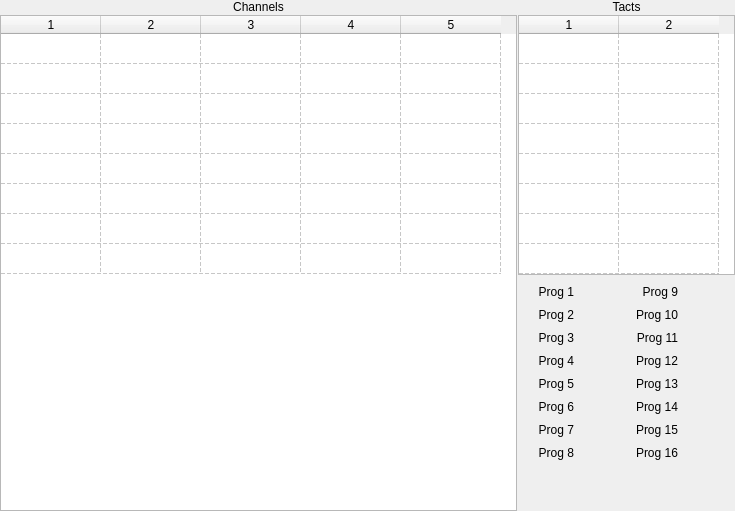
<?xml version="1.0" encoding="UTF-8"?>
<ui version="4.0">
 <class>ChannelsView</class>
 <widget class="QWidget" name="ChannelsView">
  <property name="geometry">
   <rect>
    <x>0</x>
    <y>0</y>
    <width>735</width>
    <height>511</height>
   </rect>
  </property>
  <property name="windowTitle">
   <string>Form</string>
  </property>
  <layout class="QHBoxLayout" name="horizontalLayout" stretch="19,8">
   <property name="spacing">
    <number>1</number>
   </property>
   <property name="leftMargin">
    <number>0</number>
   </property>
   <property name="topMargin">
    <number>0</number>
   </property>
   <property name="rightMargin">
    <number>0</number>
   </property>
   <property name="bottomMargin">
    <number>0</number>
   </property>
   <item>
    <layout class="QVBoxLayout" name="verticalLayout">
     <item>
      <widget class="QLabel" name="label">
       <property name="sizePolicy">
        <sizepolicy hsizetype="Preferred" vsizetype="Preferred">
         <horstretch>0</horstretch>
         <verstretch>0</verstretch>
        </sizepolicy>
       </property>
       <property name="text">
        <string>Channels</string>
       </property>
       <property name="alignment">
        <set>Qt::AlignCenter</set>
       </property>
      </widget>
     </item>
     <item>
      <widget class="QTableWidget" name="channelsWidget">
       <property name="sizePolicy">
        <sizepolicy hsizetype="Expanding" vsizetype="Expanding">
         <horstretch>0</horstretch>
         <verstretch>0</verstretch>
        </sizepolicy>
       </property>
       <property name="styleSheet">
        <string notr="true"/>
       </property>
       <property name="verticalScrollBarPolicy">
        <enum>Qt::ScrollBarAlwaysOff</enum>
       </property>
       <property name="horizontalScrollBarPolicy">
        <enum>Qt::ScrollBarAlwaysOff</enum>
       </property>
       <property name="sizeAdjustPolicy">
        <enum>QAbstractScrollArea::AdjustToContents</enum>
       </property>
       <property name="autoScrollMargin">
        <number>15</number>
       </property>
       <property name="selectionMode">
        <enum>QAbstractItemView::NoSelection</enum>
       </property>
       <property name="textElideMode">
        <enum>Qt::ElideMiddle</enum>
       </property>
       <property name="gridStyle">
        <enum>Qt::DashLine</enum>
       </property>
       <property name="rowCount">
        <number>8</number>
       </property>
       <property name="columnCount">
        <number>5</number>
       </property>
       <attribute name="horizontalHeaderStretchLastSection">
        <bool>false</bool>
       </attribute>
       <attribute name="verticalHeaderVisible">
        <bool>false</bool>
       </attribute>
       <row/>
       <row/>
       <row/>
       <row/>
       <row/>
       <row/>
       <row/>
       <row/>
       <column/>
       <column/>
       <column/>
       <column/>
       <column/>
      </widget>
     </item>
    </layout>
   </item>
   <item>
    <layout class="QVBoxLayout" name="verticalLayout_2" stretch="0,0,0,0">
     <item>
      <widget class="QLabel" name="label_2">
       <property name="sizePolicy">
        <sizepolicy hsizetype="Preferred" vsizetype="Minimum">
         <horstretch>1</horstretch>
         <verstretch>0</verstretch>
        </sizepolicy>
       </property>
       <property name="text">
        <string>Tacts</string>
       </property>
       <property name="alignment">
        <set>Qt::AlignCenter</set>
       </property>
      </widget>
     </item>
     <item>
      <widget class="QTableWidget" name="tactWidget">
       <property name="sizePolicy">
        <sizepolicy hsizetype="Expanding" vsizetype="Preferred">
         <horstretch>1</horstretch>
         <verstretch>0</verstretch>
        </sizepolicy>
       </property>
       <property name="minimumSize">
        <size>
         <width>0</width>
         <height>260</height>
        </size>
       </property>
       <property name="verticalScrollBarPolicy">
        <enum>Qt::ScrollBarAlwaysOff</enum>
       </property>
       <property name="horizontalScrollBarPolicy">
        <enum>Qt::ScrollBarAlwaysOff</enum>
       </property>
       <property name="selectionMode">
        <enum>QAbstractItemView::NoSelection</enum>
       </property>
       <property name="gridStyle">
        <enum>Qt::DashLine</enum>
       </property>
       <property name="rowCount">
        <number>8</number>
       </property>
       <property name="columnCount">
        <number>2</number>
       </property>
       <attribute name="verticalHeaderVisible">
        <bool>false</bool>
       </attribute>
       <row/>
       <row/>
       <row/>
       <row/>
       <row/>
       <row/>
       <row/>
       <row/>
       <column/>
       <column/>
      </widget>
     </item>
     <item>
      <layout class="QGridLayout" name="gridLayout" columnminimumwidth="0,0,0,0">
       <property name="leftMargin">
        <number>5</number>
       </property>
       <property name="topMargin">
        <number>5</number>
       </property>
       <property name="rightMargin">
        <number>5</number>
       </property>
       <property name="bottomMargin">
        <number>5</number>
       </property>
       <item row="4" column="0">
        <widget class="QLabel" name="label_5">
         <property name="text">
          <string>Prog 3</string>
         </property>
         <property name="alignment">
          <set>Qt::AlignRight|Qt::AlignTrailing|Qt::AlignVCenter</set>
         </property>
        </widget>
       </item>
       <item row="8" column="0">
        <widget class="QLabel" name="label_9">
         <property name="text">
          <string>Prog 7</string>
         </property>
         <property name="alignment">
          <set>Qt::AlignRight|Qt::AlignTrailing|Qt::AlignVCenter</set>
         </property>
        </widget>
       </item>
       <item row="0" column="1">
        <widget class="QPushButton" name="pushButton">
         <property name="text">
          <string/>
         </property>
         <property name="icon">
          <iconset resource="../resources.qrc">
           <normaloff>:/icons/resources/icons/sys_icon_selection.png</normaloff>:/icons/resources/icons/sys_icon_selection.png</iconset>
         </property>
         <property name="flat">
          <bool>true</bool>
         </property>
        </widget>
       </item>
       <item row="4" column="1">
        <widget class="QPushButton" name="pushButton_3">
         <property name="text">
          <string/>
         </property>
         <property name="icon">
          <iconset resource="../resources.qrc">
           <normaloff>:/icons/resources/icons/sys_icon_selection.png</normaloff>:/icons/resources/icons/sys_icon_selection.png</iconset>
         </property>
         <property name="flat">
          <bool>true</bool>
         </property>
        </widget>
       </item>
       <item row="3" column="1">
        <widget class="QPushButton" name="pushButton_2">
         <property name="text">
          <string/>
         </property>
         <property name="icon">
          <iconset resource="../resources.qrc">
           <normaloff>:/icons/resources/icons/sys_icon_selection.png</normaloff>:/icons/resources/icons/sys_icon_selection.png</iconset>
         </property>
         <property name="flat">
          <bool>true</bool>
         </property>
        </widget>
       </item>
       <item row="0" column="0">
        <widget class="QLabel" name="label_3">
         <property name="text">
          <string>Prog 1</string>
         </property>
         <property name="alignment">
          <set>Qt::AlignRight|Qt::AlignTrailing|Qt::AlignVCenter</set>
         </property>
        </widget>
       </item>
       <item row="5" column="1">
        <widget class="QPushButton" name="pushButton_4">
         <property name="text">
          <string/>
         </property>
         <property name="icon">
          <iconset resource="../resources.qrc">
           <normaloff>:/icons/resources/icons/sys_icon_selection.png</normaloff>:/icons/resources/icons/sys_icon_selection.png</iconset>
         </property>
         <property name="flat">
          <bool>true</bool>
         </property>
        </widget>
       </item>
       <item row="6" column="1">
        <widget class="QPushButton" name="pushButton_5">
         <property name="text">
          <string/>
         </property>
         <property name="icon">
          <iconset resource="../resources.qrc">
           <normaloff>:/icons/resources/icons/sys_icon_selection.png</normaloff>:/icons/resources/icons/sys_icon_selection.png</iconset>
         </property>
         <property name="flat">
          <bool>true</bool>
         </property>
        </widget>
       </item>
       <item row="3" column="2">
        <widget class="QLabel" name="label_12">
         <property name="text">
          <string>Prog 10</string>
         </property>
         <property name="alignment">
          <set>Qt::AlignRight|Qt::AlignTrailing|Qt::AlignVCenter</set>
         </property>
        </widget>
       </item>
       <item row="7" column="1">
        <widget class="QPushButton" name="pushButton_6">
         <property name="text">
          <string/>
         </property>
         <property name="icon">
          <iconset resource="../resources.qrc">
           <normaloff>:/icons/resources/icons/sys_icon_selection.png</normaloff>:/icons/resources/icons/sys_icon_selection.png</iconset>
         </property>
         <property name="flat">
          <bool>true</bool>
         </property>
        </widget>
       </item>
       <item row="8" column="1">
        <widget class="QPushButton" name="pushButton_7">
         <property name="text">
          <string/>
         </property>
         <property name="icon">
          <iconset resource="../resources.qrc">
           <normaloff>:/icons/resources/icons/sys_icon_selection.png</normaloff>:/icons/resources/icons/sys_icon_selection.png</iconset>
         </property>
         <property name="flat">
          <bool>true</bool>
         </property>
        </widget>
       </item>
       <item row="8" column="2">
        <widget class="QLabel" name="label_17">
         <property name="text">
          <string>Prog 15</string>
         </property>
         <property name="alignment">
          <set>Qt::AlignRight|Qt::AlignTrailing|Qt::AlignVCenter</set>
         </property>
        </widget>
       </item>
       <item row="3" column="0">
        <widget class="QLabel" name="label_4">
         <property name="text">
          <string>Prog 2</string>
         </property>
         <property name="alignment">
          <set>Qt::AlignRight|Qt::AlignTrailing|Qt::AlignVCenter</set>
         </property>
        </widget>
       </item>
       <item row="6" column="0">
        <widget class="QLabel" name="label_7">
         <property name="text">
          <string>Prog 5</string>
         </property>
         <property name="alignment">
          <set>Qt::AlignRight|Qt::AlignTrailing|Qt::AlignVCenter</set>
         </property>
        </widget>
       </item>
       <item row="7" column="0">
        <widget class="QLabel" name="label_8">
         <property name="text">
          <string>Prog 6</string>
         </property>
         <property name="alignment">
          <set>Qt::AlignRight|Qt::AlignTrailing|Qt::AlignVCenter</set>
         </property>
        </widget>
       </item>
       <item row="9" column="0">
        <widget class="QLabel" name="label_10">
         <property name="text">
          <string>Prog 8</string>
         </property>
         <property name="alignment">
          <set>Qt::AlignRight|Qt::AlignTrailing|Qt::AlignVCenter</set>
         </property>
        </widget>
       </item>
       <item row="6" column="2">
        <widget class="QLabel" name="label_15">
         <property name="text">
          <string>Prog 13</string>
         </property>
         <property name="alignment">
          <set>Qt::AlignRight|Qt::AlignTrailing|Qt::AlignVCenter</set>
         </property>
        </widget>
       </item>
       <item row="5" column="0">
        <widget class="QLabel" name="label_6">
         <property name="text">
          <string>Prog 4</string>
         </property>
         <property name="alignment">
          <set>Qt::AlignRight|Qt::AlignTrailing|Qt::AlignVCenter</set>
         </property>
        </widget>
       </item>
       <item row="5" column="2">
        <widget class="QLabel" name="label_14">
         <property name="text">
          <string>Prog 12</string>
         </property>
         <property name="alignment">
          <set>Qt::AlignRight|Qt::AlignTrailing|Qt::AlignVCenter</set>
         </property>
        </widget>
       </item>
       <item row="7" column="2">
        <widget class="QLabel" name="label_16">
         <property name="text">
          <string>Prog 14</string>
         </property>
         <property name="alignment">
          <set>Qt::AlignRight|Qt::AlignTrailing|Qt::AlignVCenter</set>
         </property>
        </widget>
       </item>
       <item row="9" column="1">
        <widget class="QPushButton" name="pushButton_8">
         <property name="text">
          <string/>
         </property>
         <property name="icon">
          <iconset resource="../resources.qrc">
           <normaloff>:/icons/resources/icons/sys_icon_selection.png</normaloff>:/icons/resources/icons/sys_icon_selection.png</iconset>
         </property>
         <property name="flat">
          <bool>true</bool>
         </property>
        </widget>
       </item>
       <item row="4" column="2">
        <widget class="QLabel" name="label_13">
         <property name="text">
          <string>Prog 11</string>
         </property>
         <property name="alignment">
          <set>Qt::AlignRight|Qt::AlignTrailing|Qt::AlignVCenter</set>
         </property>
        </widget>
       </item>
       <item row="9" column="2">
        <widget class="QLabel" name="label_18">
         <property name="text">
          <string>Prog 16</string>
         </property>
         <property name="alignment">
          <set>Qt::AlignRight|Qt::AlignTrailing|Qt::AlignVCenter</set>
         </property>
        </widget>
       </item>
       <item row="0" column="2">
        <widget class="QLabel" name="label_11">
         <property name="text">
          <string>Prog 9</string>
         </property>
         <property name="alignment">
          <set>Qt::AlignRight|Qt::AlignTrailing|Qt::AlignVCenter</set>
         </property>
        </widget>
       </item>
       <item row="0" column="3">
        <widget class="QPushButton" name="pushButton_9">
         <property name="text">
          <string/>
         </property>
         <property name="icon">
          <iconset resource="../resources.qrc">
           <normaloff>:/icons/resources/icons/sys_icon_selection.png</normaloff>:/icons/resources/icons/sys_icon_selection.png</iconset>
         </property>
         <property name="flat">
          <bool>true</bool>
         </property>
        </widget>
       </item>
       <item row="3" column="3">
        <widget class="QPushButton" name="pushButton_10">
         <property name="text">
          <string/>
         </property>
         <property name="icon">
          <iconset resource="../resources.qrc">
           <normaloff>:/icons/resources/icons/sys_icon_selection.png</normaloff>:/icons/resources/icons/sys_icon_selection.png</iconset>
         </property>
         <property name="autoDefault">
          <bool>false</bool>
         </property>
         <property name="flat">
          <bool>true</bool>
         </property>
        </widget>
       </item>
       <item row="4" column="3">
        <widget class="QPushButton" name="pushButton_11">
         <property name="text">
          <string/>
         </property>
         <property name="icon">
          <iconset resource="../resources.qrc">
           <normaloff>:/icons/resources/icons/sys_icon_selection.png</normaloff>:/icons/resources/icons/sys_icon_selection.png</iconset>
         </property>
         <property name="flat">
          <bool>true</bool>
         </property>
        </widget>
       </item>
       <item row="5" column="3">
        <widget class="QPushButton" name="pushButton_12">
         <property name="text">
          <string/>
         </property>
         <property name="icon">
          <iconset resource="../resources.qrc">
           <normaloff>:/icons/resources/icons/sys_icon_selection.png</normaloff>:/icons/resources/icons/sys_icon_selection.png</iconset>
         </property>
         <property name="flat">
          <bool>true</bool>
         </property>
        </widget>
       </item>
       <item row="6" column="3">
        <widget class="QPushButton" name="pushButton_13">
         <property name="text">
          <string/>
         </property>
         <property name="icon">
          <iconset resource="../resources.qrc">
           <normaloff>:/icons/resources/icons/sys_icon_selection.png</normaloff>:/icons/resources/icons/sys_icon_selection.png</iconset>
         </property>
         <property name="flat">
          <bool>true</bool>
         </property>
        </widget>
       </item>
       <item row="7" column="3">
        <widget class="QPushButton" name="pushButton_14">
         <property name="text">
          <string/>
         </property>
         <property name="icon">
          <iconset resource="../resources.qrc">
           <normaloff>:/icons/resources/icons/sys_icon_selection.png</normaloff>:/icons/resources/icons/sys_icon_selection.png</iconset>
         </property>
         <property name="flat">
          <bool>true</bool>
         </property>
        </widget>
       </item>
       <item row="8" column="3">
        <widget class="QPushButton" name="pushButton_15">
         <property name="text">
          <string/>
         </property>
         <property name="icon">
          <iconset resource="../resources.qrc">
           <normaloff>:/icons/resources/icons/sys_icon_selection.png</normaloff>:/icons/resources/icons/sys_icon_selection.png</iconset>
         </property>
         <property name="flat">
          <bool>true</bool>
         </property>
        </widget>
       </item>
       <item row="9" column="3">
        <widget class="QPushButton" name="pushButton_16">
         <property name="text">
          <string/>
         </property>
         <property name="icon">
          <iconset resource="../resources.qrc">
           <normaloff>:/icons/resources/icons/sys_icon_selection.png</normaloff>:/icons/resources/icons/sys_icon_selection.png</iconset>
         </property>
         <property name="flat">
          <bool>true</bool>
         </property>
        </widget>
       </item>
      </layout>
     </item>
     <item>
      <spacer name="verticalSpacer">
       <property name="orientation">
        <enum>Qt::Vertical</enum>
       </property>
       <property name="sizeHint" stdset="0">
        <size>
         <width>20</width>
         <height>40</height>
        </size>
       </property>
      </spacer>
     </item>
    </layout>
   </item>
  </layout>
 </widget>
 <resources>
  <include location="../resources.qrc"/>
 </resources>
 <connections/>
</ui>
